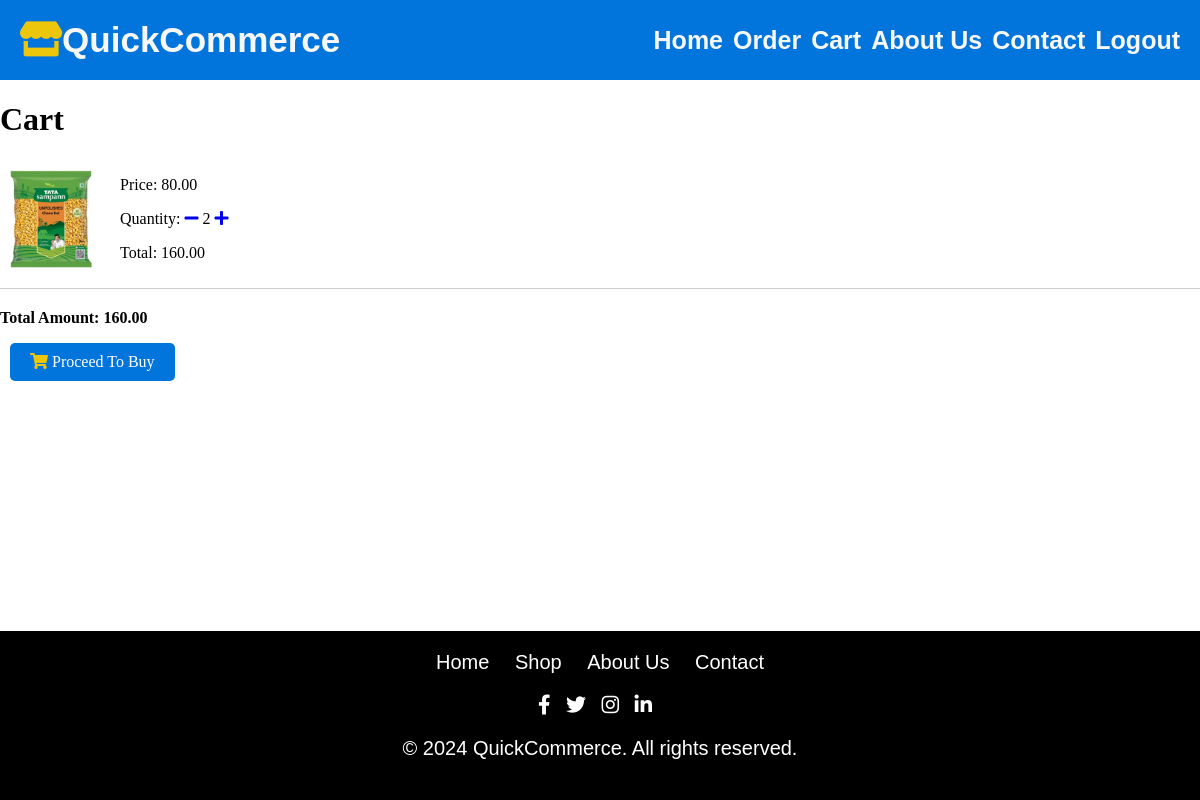
The page /cart/view_cart/ (signed in) on the database its author committed.
### cart/models.py (models this page shows, shortened)
class CartItem(models.Model):
    user = models.ForeignKey(User, on_delete=models.CASCADE, default=None)  # Provide a default value of None
    cart = models.ForeignKey(Cart, on_delete=models.CASCADE)
    product = models.ForeignKey(Product, on_delete=models.CASCADE)
    quantity = models.PositiveIntegerField(default=1)
    total_price = models.DecimalField(max_digits=10, decimal_places=2, default=0.00)

### products_app/models.py (models this page shows, shortened)
class Product(models.Model):
    WEIGHT_CHOICES = [
        ('kg', 'Kilogram'),
        ('g', 'Gram'),
        ('ml', 'Milliliter'),
        ('L', 'Liter'),
        ('pcs', 'Pieces'),
    ]
    CATEGORY = [
        ('staples', 'Staples'),
        ('snacks_&_beverages', 'Snacks and Beverages'),
        ('household_items', 'Household Items'),
        ('dairy_and_eggs', 'Dairy and Eggs'),
    ]
    brand_name = models.CharField(max_length=100)
    Product_name = models.CharField(max_length=100)
    description = models.TextField()
    price = models.DecimalField(max_digits=10, decimal_places=2)
    images = models.ManyToManyField('ProductImage', related_name='products')
    thumbnail = models.ImageField(upload_to='media/thumbnails/')
    category = models.CharField(max_length=55, choices=CATEGORY)
    available_quantity = models.PositiveIntegerField()
    discount_percentage = models.DecimalField(max_digits=5, decimal_places=2, default=0)
    weight = models.DecimalField(max_digits=10, decimal_places=2)
    weight_unit = models.CharField(max_length=10, choices=WEIGHT_CHOICES, default='kg')
    average_rating = models.DecimalField(max_digits=3, decimal_places=2, null=True, blank=True)
    expiry_date = models.DateField(default=timezone.now)

### cart/views.py (the view)
# urls.py: path('view_cart/', views.view_cart, name='view_cart'),
@login_required
def view_cart(request):
    user = request.user
    cart, created = Cart.objects.get_or_create(user=user)
    cart_items = cart.cartitem_set.all()
    for item in cart_items:
        if item.product.discount_percentage != 0:
            discounted_price = item.product.price - (item.product.price * item.product.discount_percentage / 100)
            item.total_price = discounted_price * item.quantity
        else:
            item.total_price = item.product.price * item.quantity
    overall_total = sum(item.total_price for item in cart_items)
    return render(request, 'cart/cart.html', {'cart_items': cart_items, 'overall_total': overall_total})

### cart/templates/cart/cart.html (shortened to what this page needs)
{% load static %}
<!DOCTYPE html>
<html lang="en">
<head>
</head>
<body>
    {% include 'users/navbar.html' %}
<div class="container">
    <h1>Cart</h1>
    {% if cart_items %}
        <ul>
            {% for item in cart_items %}
                <li class="cart-item">
                    <img src="{{ item.product.thumbnail.url }}" alt="{{ item.product.name }} thumbnail">
                    <div class="cart-item-details">
                        <p>Price: {{ item.product.price }}</p>
                        <p>Quantity:
                            <a href="{% url 'decrement_item' item.id %}"><i class="fas fa-minus"></i></a>
                            {{ item.quantity }}
                            <a href="{% url 'increment_item' item.id %}"><i class="fas fa-plus"></i></a>
                        </p>
                        <p>Total: {{ item.total_price }}</p>
                    </div>
                </li>
            {% endfor %}
        </ul>
        <p><strong>Total Amount: {{ overall_total }}</strong></p>
        <div class="submit-row">
            <a href="{% url 'shipping_address' %}" class="add">
                <i class="fa fa-shopping-cart"></i>
                <span style="color: white;">Proceed To Buy</span>
            </a>
        </div>
    {% else %}
        <p>Your cart is empty.</p>
    {% endif %}
</div>
    {% include 'users/footer.html' %}
</body>
</html>

### cart/templates/cart/cart.html (style rules this page uses)
.cart-item { margin-bottom: 20px; border-bottom: 1px solid #ccc; padding-bottom: 10px; display: flex; align-items: center; }
.cart-item img { width: 100px; margin-right: 20px; }
.cart-item-details { flex-grow: 1; }
.submit-row .add { background-color: #0275dd; border: none; padding: 10px 20px; cursor: pointer; border-radius: 5px; display: inline-block; text-decoration: none; color: white; margin-bottom:10px; margin-left:10px }

### users/templates/users/navbar.html (style rules this page uses)
body, ul { margin: 0; padding: 0; list-style: none; }
.fa { color: #ebc60a; }

### users/templates/users/footer.html (style rules this page uses)
body { margin: 0; display: flex; flex-direction: column; min-height: 100vh; }

### rows shown on the page
CartItem: product.thumbnail (picture), product.price "80.00", quantity "2", total_price "160.00"

### other values the page prints
{{ overall_total }} "160.00"
